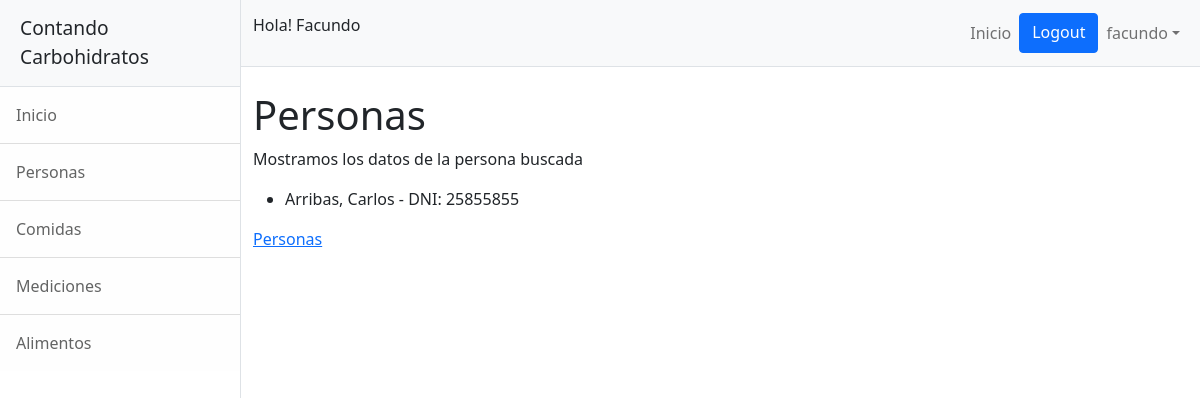
Page /carbohidratos/personas/buscar/resultados/ (signed in) on the committed database.
### carbohidratos/models.py (models this page shows)
class Persona(models.Model):
    nombre = models.CharField(max_length=20)
    apellido = models.CharField(max_length=20)
    dni = models.IntegerField(primary_key=True,unique=True)
    nacimiento = models.DateField()

### carbohidratos/views.py (the view)
# urls.py: path("personas/buscar/resultados/", personas_listar, name="carbohidratos-personas-buscar-resultados"),
@login_required
def personas_listar(request):
    lista_personas = Persona.objects.all()
    contexto = {"personas_resultado":lista_personas}
    return render(request,"carbohidratos/personas_buscar_resultados.html", contexto)

### carbohidratos/templates/carbohidratos/personas_buscar_resultados.html
{% extends "carbohidratos/base.html" %}
{% block contenido %}
<h1 class="mt-4">Personas</h1>
<p> Mostramos los datos de la persona buscada </p>
    <ul>
        {% for persona in personas_resultado %}
            <li>{{persona.apellido}}, {{persona.nombre}} - DNI: {{persona.dni}}</li>
        {% endfor %}
    </ul>
<a href="{% url 'carbohidratos-personas' %}"> Personas </a>
{% endblock %}

### carbohidratos/templates/carbohidratos/base.html (shortened to what this page needs)
<!DOCTYPE html>
<html lang="en">
    <head>
        {% load static %}
        <link href="{% static 'carbohidratos/css/styles.css' %}" rel="stylesheet" />
    </head>
    <body>
        <div class="d-flex" id="wrapper">
            <div class="border-end bg-white" id="sidebar-wrapper">
                <div class="sidebar-heading border-bottom bg-light">Contando Carbohidratos</div>
                <div class="list-group list-group-flush">
                    <a class="list-group-item list-group-item-action list-group-item-light p-3" href="{% url 'carbohidratos-inicio' %}">Inicio</a>
                    <a class="list-group-item list-group-item-action list-group-item-light p-3" href="{% url 'carbohidratos-personas' %}">Personas</a>
                    <a class="list-group-item list-group-item-action list-group-item-light p-3" href="{% url 'carbohidratos-comidas' %}">Comidas</a>
                    <a class="list-group-item list-group-item-action list-group-item-light p-3" href="{% url 'carbohidratos-mediciones' %}">Mediciones</a>
                    <a class="list-group-item list-group-item-action list-group-item-light p-3" href="{% url 'carbohidratos-alimentos' %}">Alimentos</a>
                </div>
            </div>
            <div id="page-content-wrapper">
                <nav class="navbar navbar-expand-lg navbar-light bg-light border-bottom">
                    <div class="container-fluid">
                        {% if request.user.is_authenticated %}
                            <p> Hola! {{request.user.first_name}} </p>
                        {% else %}
                            <p> Hola Visitante! </p>
                        {% endif %}
                        <div class="collapse navbar-collapse" id="navbarSupportedContent">
                            <ul class="navbar-nav ms-auto mt-2 mt-lg-0">
                                <li class="nav-item active"><a class="nav-link" href="{% url 'carbohidratos-inicio' %}">Inicio</a></li>
                                {% if request.user.is_authenticated %}
                                    <a class="btn btn-primary" href="{% url 'usuarios-logout' %}">Logout </a>
                                    <li class="nav-item dropdown">
                                        <a class="nav-link dropdown-toggle" id="navbarDropdown" href="#" role="button" data-bs-toggle="dropdown" aria-haspopup="true" aria-expanded="false">{{request.user}}</a>
                                    </li>
                                {% else %}
                                    <a class="btn btn-primary" href="{% url 'usuarios-login' %}">Login </a>
                                {% endif %}
                            </ul>
                        </div>
                    </div>
                </nav>
                <div class="container-fluid">
                    {% block contenido %}
                    {% endblock%}
                </div>
            </div>
        </div>
    </body>
</html>

### rows in the picture
Persona: apellido "Arribas", nombre "Carlos", dni "25855855"

### other values in the picture
{{ request.user.first_name }} "Facundo"
{{ request.user }} "facundo"
